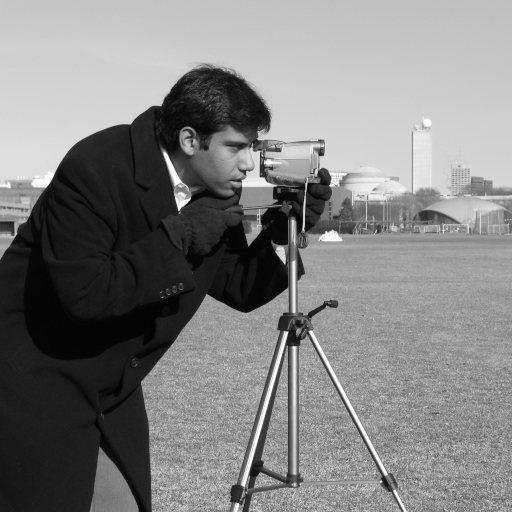
#> input picture skimage.data.camera(), 512 x 512 px
$ jupyter execute Practica-5.ipynb   (shell and % lines are left out)
#> lines starting #> are read from the running program, lines starting #| are printed output that depends on the picture
### Practica 5/skdemo/_skdemo.py
from __future__ import division

import numpy as np
import matplotlib.pyplot as plt
import matplotlib.colors as colors

from scipy.ndimage import grey_dilation

from skimage import img_as_float
from skimage import color
from skimage import exposure
from skimage.util.dtype import dtype_limits

__all__ = ['imshow_all', 'imshow_with_histogram', 'mean_filter_demo',
           'mean_filter_interactive_demo', 'plot_cdf', 'plot_histogram']


# Gray-scale images should actually be gray!
plt.rcParams['image.cmap'] = 'gray'


#--------------------------------------------------------------------------
#  Custom `imshow` functions
#--------------------------------------------------------------------------

# [17 lines left out: function imshow_rgb_shifted, not called in this run]


def imshow_all(*images, **kwargs):
    """ Plot a series of images side-by-side.

    Convert all images to float so that images have a common intensity range.

    Parameters
    ----------
    limits : str
        Control the intensity limits. By default, 'image' is used set the
        min/max intensities to the min/max of all images. Setting `limits` to
        'dtype' can also be used if you want to preserve the image exposure.
    titles : list of str
        Titles for subplots. If the length of titles is less than the number
        of images, empty strings are appended.
    kwargs : dict
        Additional keyword-arguments passed to `imshow`.
    """
    images = [img_as_float(img) for img in images]

    titles = kwargs.pop('titles', [])
    if len(titles) != len(images):
        titles = list(titles) + [''] * (len(images) - len(titles))

    limits = kwargs.pop('limits', 'image')
    if limits == 'image':
        kwargs.setdefault('vmin', min(img.min() for img in images))
        kwargs.setdefault('vmax', max(img.max() for img in images))
    elif limits == 'dtype':
        vmin, vmax = dtype_limits(images[0])
        kwargs.setdefault('vmin', vmin)
        kwargs.setdefault('vmax', vmax)

    nrows, ncols = kwargs.get('shape', (1, len(images)))

    size = nrows * kwargs.pop('size', 5)
    width = size * len(images)
    if nrows > 1:
        width /= nrows * 1.33
    fig, axes = plt.subplots(nrows=nrows, ncols=ncols, figsize=(width, size))
    for ax, img, label in zip(axes.ravel(), images, titles):
        ax.imshow(img, **kwargs)
        ax.set_title(label)


# [164 lines left out: functions imshow_with_histogram, match_axes_height, plot_cdf, plot_histogram, _plot_histogram, iter_channels and 5 more, not called in this run]

### Practica 5/Practica-5.ipynb
# Filtros NO Lineales

Los filtros no lineales por excelencia son 3: la mediana, el mínimo y el máximo. Este tipo de filtros, también conocidos como filtros de orden estadístico, reemplazan el píxel central del kernel de convolución por la mediana, el máximo o el mínimo valor entre los valores que cubre la ventana en la imagen original.

Veamos como utilizar estos filtros en `Skimage`:

[cell 1]
# Siempre que usemos matplotlib en Jupyter es necesario poner esta línea antes de cualquier otra

# Importamos las bibliotecas necesarias y les asigamos un alias
import skimage                           # Biblioteca para la manipulación de imágenes
import numpy as np                       # Biblioteca para la manipulación de matrices

# Importamos algunos paquetes específicos
from matplotlib import pyplot as plt     # Biblioteca para crear graficas y mostrar las imágenes en pantalla

from skimage import data                 # Paquete con imágenes de prueba
from skimage import io                   # Paquete para lectura/escritura de imágenes
from skimage import color                # Paquete con las operaciones de transformaciones entre espacios de color
from skimage import exposure             # Paquete con las funciones para calcular y alterar el histograma
from skimage import filters              # Paquete que contiene las máscaras y filtros de suavizado y realzado
from skimage import util                 # Paquete que contiene las funciones para cambiar el tipo de dato de las imágenes

from scipy import ndimage                # Usamos esta biblioteca para realizar la operación de convolución

import skdemo                            # Paquete ESPECIAL ADJUNTO con algunas funciones extra de visualización

##################

from skimage import morphology           # Para crear el kernel de convolución en los filtros no lienales

# Con este nos aseguramos que las imagenes en niveles de gris, se vean como tal siempre.
plt.rcParams['image.cmap'] = 'gray'
plt.rcParams['image.interpolation'] = 'none'

## Filtro Mediana

Este es uno de los filtros más usados para suavizar una imagen dado que preserva los bordes de la misma mientras elimina el ruido.

Al igual que con los filtros espaciales tradicionales, el filtro mediana centra el kernel de convolución en cada pixel de la misma, reemplazando su valor por la mediana entre todos los valores que cubre el kernel. Este filtro funciona muy bien para eliminar el ruido, especialmente el ruido de tipo impulsivo. El siguiente ejemplo muestra cómo usar el filtro mediana en una imagen con ruido "sal y pimienta". Además, la imagen se filtra usando un filtro gaussiano para fines de comparación.

[cell 2]
# Cargamos la imagen y le agregamos ruido
img = skimage.img_as_ubyte(data.camera())
#> img is the input picture: shape (512, 512); min 0, max 255, mean 129.1
img_noisy = util.random_noise(img, "s&p")

# Mostramos las imágenes
skdemo.imshow_all(img, img_noisy, titles=["Imagen Original", "Imagen con Ruido S&P"])

# Kernel de convolución
k = morphology.square(3)

print("image noise {}".format(img_noisy.dtype)+"\n"+np.array_str(k , precision=2))
#| image noise float64
#| [[1 1 1]
#|  [1 1 1]
#|  [1 1 1]]

# Se aplica el filtro mediana
img_median = filters.rank.median(img_noisy, k)

# Se aplica el filtro gaussiano
img_gauss = filters.gaussian(img_noisy, sigma=1.0)

skdemo.imshow_all(img_median, img_gauss, titles=["Filtro Mediana", "Filtro Gaussiano"]);

#Visualizando los detalles
skdemo.imshow_all(img_median[100:200, 200:400], img_gauss[100:200, 200:400]);

## Filtro Máximo

Este tipo de filtro reemplaza el píxel central del kernel con el píxel más claro (valor máximo de intensidad) de entre los píxeles en el kernel.

[cell 3]
# Aplicamos el filtro máximo
img_max = filters.rank.maximum(img_noisy, k)
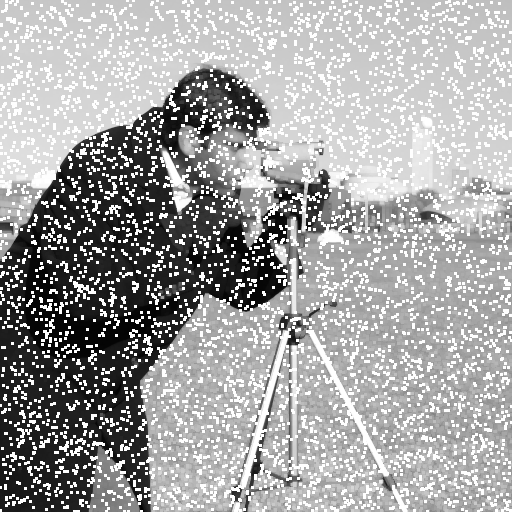
#> img_max: shape (512, 512); min 3, max 255, mean 163.1

# Visualizamos la matriz de la imagen
skdemo.imshow_all(img, img_noisy, img_max)

Como se puede observar, el filtro máximo aclara la imagen. Sin embargo, este filtro no suele ser una buena opción para eliminar el ruido sal ya que empeora dicho ruido en la imagen.

Veamos un ejemplo con otra imagen ...

[cell 4]
# Leemos la imagen
img_manzana = io.imread("imagenes/CloseF.png")
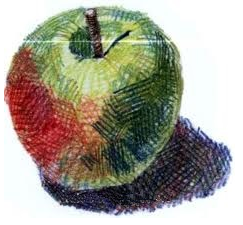
#> input picture Practica 5/imagenes/CloseF.png, 243 x 225 px
#> img_manzana is the input picture: shape (225, 243, 4); mean R, G, B, A 163.5, 159.2, 146.6, 255

# Aplicamos el filtro máximo a cada canal
R = filters.rank.maximum(img_manzana[:,:,0], k)
G = filters.rank.maximum(img_manzana[:,:,1], k)
B = filters.rank.maximum(img_manzana[:,:,2], k)

# Componemos la imagen RGB en la imagen de salida
img_manzana_max = color.gray2rgb(R)
img_manzana_max[:,:,1] = G
img_manzana_max[:,:,2] = B
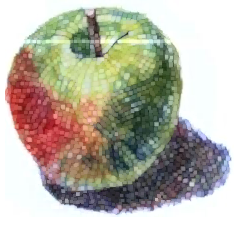
#> img_manzana_max: shape (225, 243, 3); mean R, G, B 183.1, 178.7, 166.2

# Visualizamos las imágenes
skdemo.imshow_all(img_manzana, img_manzana_max, titles=["Imagen Original", "Filtro Máximo"]);

### Filtro Mínimo

Este tipo de filtro reemplaza el píxel central del kernel con el píxel más oscuro (valor mínimo de intensidad) de entre los píxeles en el kernel.

[cell 5]
# Aplicamos el filtro mínimo
img_min = filters.rank.minimum(img_noisy, k)
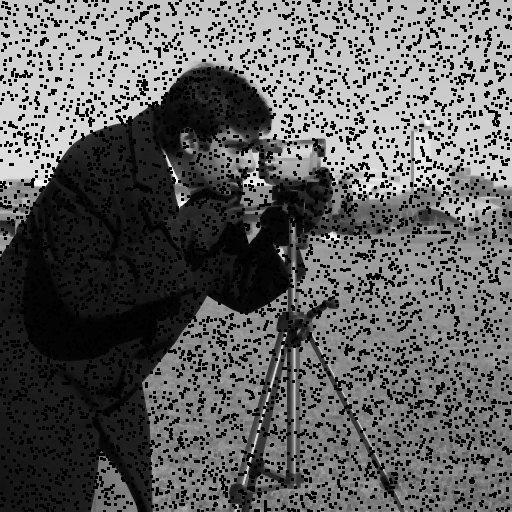
#> img_min: shape (512, 512); min 0, max 255, mean 95

# Visualizamos la matriz de la imagen
skdemo.imshow_all(img, img_noisy, img_min)

Contrario al filtro máximo, el filtro mínimo oscurece la imagen. También se debe notar que este tipo de filtro no es bueno para eliminar el ruido tipo pimienta en una imagen, pues al tomar el valor mínimo del kernel, se agudiza el ruido.

Veamos ahora la aplicación del filtro mínimo en la imagen de la manzana. Observe y compare las imágenes de resultado.

[cell 6]
# Aplicamos el filtro máximo a cada canal
R = filters.rank.minimum(img_manzana[:,:,0], k)
G = filters.rank.minimum(img_manzana[:,:,1], k)
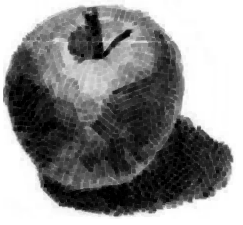
#> G: shape (225, 243); min 0, max 255, mean 140.5
B = filters.rank.minimum(img_manzana[:,:,2], k)
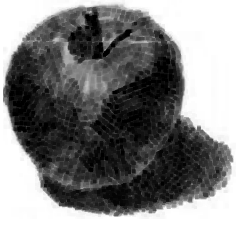
#> B: shape (225, 243); min 0, max 255, mean 128

# Creamos la imagen RGB a partir del canal R
img_manzana_min = color.gray2rgb(R)
img_manzana_min[:,:,1] = G
img_manzana_min[:,:,2] = B
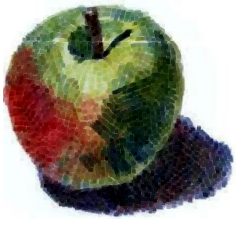
#> img_manzana_min: shape (225, 243, 3); mean R, G, B 144.9, 140.5, 128

# Visualizamos las imágenes
skdemo.imshow_all(img_manzana, img_manzana_max, img_manzana_min, titles=["Imagen Original", "Filtro Máximo", "Filtro Mínimo"]);

# Espacios de Color

Aunque el espacio de color RGB es bastante fácil de entender, cuando este se desea usar para detectar un color específico (que no sea rojo, verde o azul) puede ser doloroso.

En las tareas específicas de visión artificial en las que el color juega un papel importante, se suelen usar otros espacios de color en los que se usa un solo componente para la intensidad (luminancia o luminosidad) de los píxeles y dos componentes adicionales para representar el color, como por ejemplo en los canales tono y saturación de los espacios  [HSL y HSV] (http://en.wikipedia.org/wiki/HSL_and_HSV)).

`Skimage` provee diferentes funciones para convertir una imagen en RGB a otros espacios de color. Estas funciones se encuentran en el paquete `color` de `skimage`.

[cell 7]
# Leemos una de las imágenes de prueba de la practica
color_image = io.imread('imagenes/balloon.jpg')
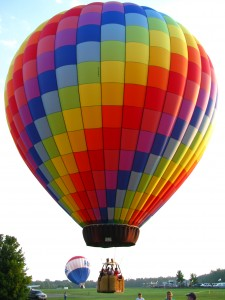
#> input picture Practica 5/imagenes/balloon.jpg, 225 x 300 px
#> color_image is the input picture: shape (300, 225, 3); mean R, G, B 170.1, 140.5, 129.3

# Pasamos la imagen al espacio de color Lab: L=luminancia, a y b definen el color real o tono
lab_image = color.rgb2lab(color_image)
#> lab_image: shape (300, 225, 3) float64; mean of channels 0, 1, 2 61.8, 11.9, 12.6
lab_image.shape
#> Out = (300, 225, 3)

Observe que al cambiar el espacio de color, las dimensiones de la imagen no cambian en absoluto. Sin embargo, visualicemos la imagen ...

[cell 8]
skdemo.imshow_all(color_image, lab_image, titles=["Imagen Original", "Imagen Lab"])
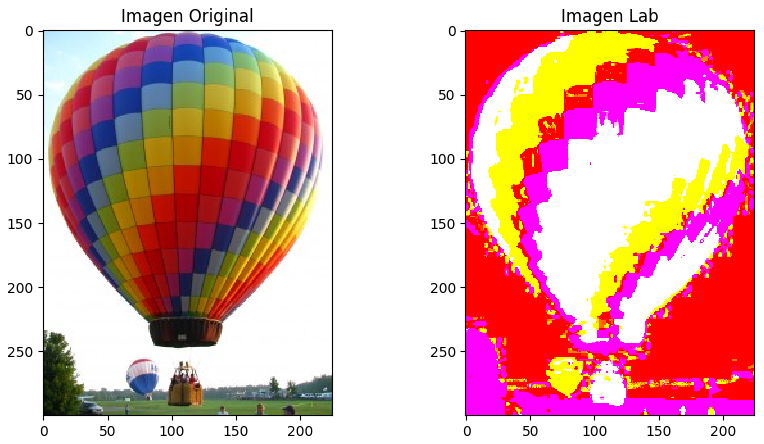
#> figure drawn by matplotlib, 2 panels

La función imshow visualiza una imagen en RGB, sin embargo, las matrices de la imagen en el espacio Lab no se parecen en nada a las matrices de una imagen RGB.

Dicho esto, hay un cierto parecido con la imagen en RBG. Observe, la información de cada canal:

[cell 9]
skdemo.imshow_all(lab_image[..., 0], lab_image[..., 1], lab_image[..., 2],
                 titles=['L', 'a', 'b'])
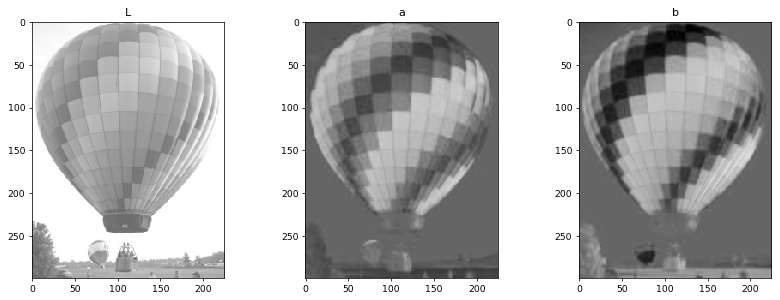
#> figure drawn by matplotlib, 3 panels
